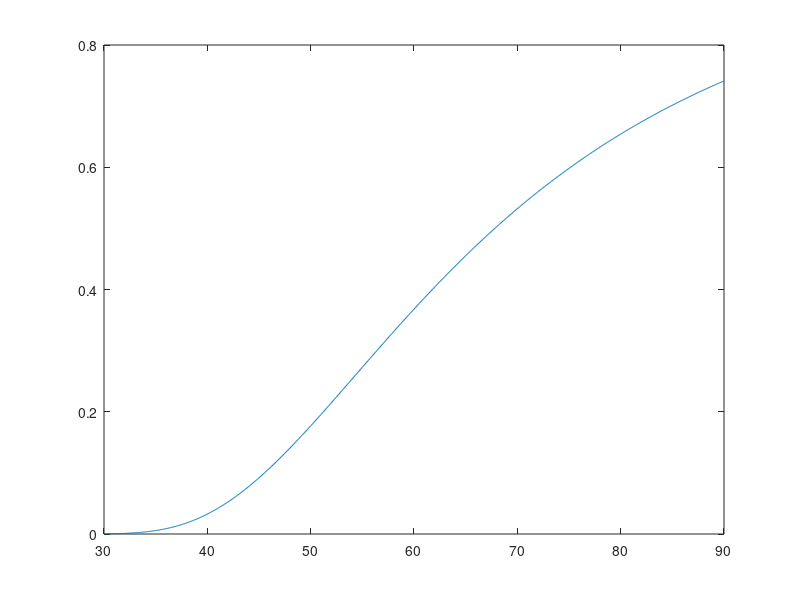

Write MATLAB code to recreate this figure.
clear, clc

Td = 0.5;
Te = 0.32;
b = 0.08;
bv = 0.42;
n = 32;
ns = 24;
tp = 82;
t = 80;
t_u = 60;
t_s = 20;
t_z = (t - t_u) / t_s;
tp_u = 60;
tp_s = 20;
tp_z = (tp - tp_u) / tp_s;
s = 0.35;

P = exp(-b / (0.01 * n));
L = exp(1-n^b);
R = Te^bv;
S = (1 - exp(-tp_z^2))^s;
D = Td^abs(s-0.5);
B = 1 - exp(-(t_z * (ns/50 + 1))^2);

De = [P L R S D B];
De = De(De > 0.25);
u = mean(De);
sigma = std(De);
t = tinv(0.95, length(De)-1);
Up = u + t*sigma/sqrt(length(De));
Lw = u - t*sigma/sqrt(length(De));
Decision = (De > Up);

x = linspace(30,90,1000);
plot(x,gevcdf(x,s,tp_s,tp_u));
